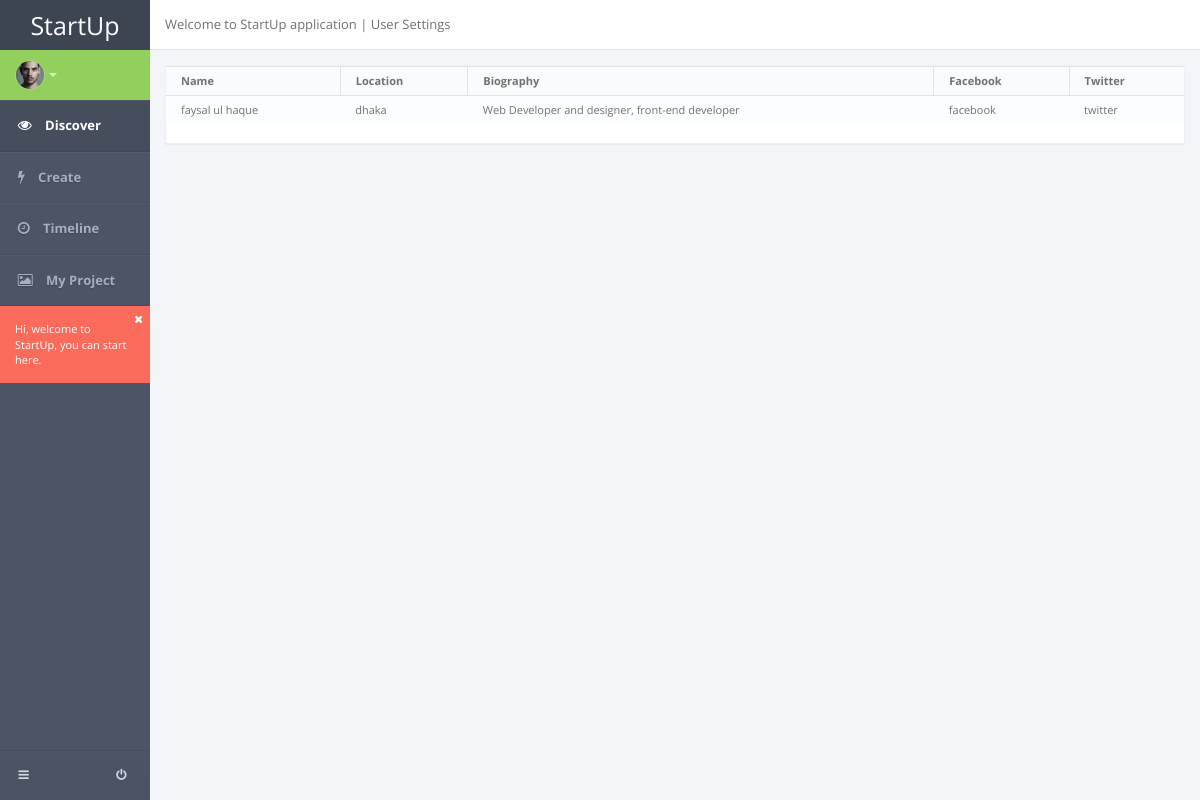
Screenshot of /author-bio.php?id=5 with the database file from the repository.
### tables this page shows
CREATE TABLE `profile` (
  `id` int(11) NOT NULL AUTO_INCREMENT,
  `user_id` varchar(255) NOT NULL,
  `name` varchar(255) NOT NULL,
  `cover_photo` varchar(255) NOT NULL,
  `photo` varchar(255) NOT NULL,
  `biography` text NOT NULL,
  `location` text NOT NULL,
  `fb` varchar(255) NOT NULL,
  `twitter` varchar(255) NOT NULL,
  `github` varchar(255) NOT NULL,
  `linkedin` varchar(255) NOT NULL,
  `google` varchar(255) NOT NULL,
  `trans_type` varchar(255) NOT NULL,
  `key1` varchar(255) NOT NULL,
  `key2` varchar(255) NOT NULL,
  PRIMARY KEY (`id`)
);

### author-bio.php (the view, shortened to what this page needs)
<?php
$get_id = $_GET['id'];
$sql = "SELECT * FROM profile WHERE user_id='$get_id'";
$result = mysql_query($sql);
?>
<!DOCTYPE html>
<html lang="en">
  <head>
  <link rel="stylesheet" href="css/app.v1.css">
  <link rel="stylesheet" href="css/font.css" cache="false">
  </head>
  <body>
	<section class="hbox stretch">
      <aside class="bg-dark aside-sm" id="nav">
        <section class="vbox">
          <header class="dker nav-bar">
            <a href="#" class="nav-brand" data-toggle="fullscreen">
              StartUp
            </a>
          </header>
          <footer class="footer bg-gradient hidden-xs">
            <a href="modal.lockme.html" data-toggle="ajaxModal" class="btn btn-sm btn-link m-r-n-xs pull-right">
              <i class="icon-off">
              </i>
            </a>
            <a href="#nav" data-toggle="class:nav-vertical" class="btn btn-sm btn-link m-l-n-sm">
              <i class="icon-reorder">
              </i>
            </a>
          </footer>
          <section>
            <div class="bg-success nav-user hidden-xs pos-rlt">
              <div class="nav-avatar pos-rlt">
                <a href="#" class="thumb-sm avatar animated rollIn" data-toggle="dropdown">
                  <img src="images/avatar.jpg" alt="" class="">
                  <span class="caret caret-white">
                  </span>
                </a>
              </div>
              <div class="nav-msg">
              </div>
            </div>
            <nav class="nav-primary hidden-xs">
              <ul class="nav">
                <li class="active">
                  <a href="index.php">
                    <i class="icon-eye-open">
                    </i>
                    <span>
                      Discover
                    </span>
                  </a>
                </li>
                <li>
                  <a href="create-project.php">
                    <i class="icon-bolt">
                    </i>
                    <span>
                      Create
                    </span>
                  </a>
                </li>
                <li>
                  <a href="timeline.php">
                    <i class="icon-time">
                    </i>
                    <span>
                      Timeline
                    </span>
                  </a>
                </li>
                <li>
                  <a href="my-project.php">
                    <i class="icon-picture">
                    </i>
                    <span>
                      My Project
                    </span>
                  </a>
                </li>
              </ul>
            </nav>
            <div class="bg-danger wrapper hidden-vertical animated rollIn text-sm">
              <a href="#" data-dismiss="alert" class="pull-right m-r-n-sm m-t-n-sm">
                <i class="icon-close icon-remove ">
                </i>
              </a>
              Hi, welcome to StartUp, you can start here.
            </div>
          </section>
        </section>
      </aside>
      <section id="content">
        <section class="vbox">
          <header class="header bg-white b-b">
            <p>
              Welcome to StartUp application | User Settings
            </p>
          </header>
          <section class="scrollable wrapper">
            <div class="row">
              	<div class="col-lg-12">
                	<section class="panel">
                  		<div class="table-responsive">
                  			<table class="table table-striped b-t text-sm">
                  				<thead>
                  					<tr>
                  						<th>Name</th>
                              <th>Location</th>
                  						<th>Biography</th>
                  						<th>Facebook</th>
                  						<th>Twitter</th>
                  					</tr>
                  				</thead>
                          <?php $row = mysql_fetch_array($result); ?>
                  				<tbody>
                  					<tr>
                               <td><?php echo $row['name']; ?></td>
                               <td><?php echo $row['location']; ?></td>
                               <td><?php echo $row['biography']; ?></td>
                               <td><?php echo $row['fb']; ?></td>
                  					   <td><?php echo $row['twitter']; ?></td>
                  					</tr>
                  				</tbody>
                  			</table>
                  		</div>
                	</section>
               	</div>
            </div>
              </section>
          </section>
      </section>
  </section>
  </body>
</html>

### rows the page displays
profile: name "faysal ul haque", location "dhaka", biography "Web Developer and designer, front-end developer", fb "facebook", twitter "twitter"
